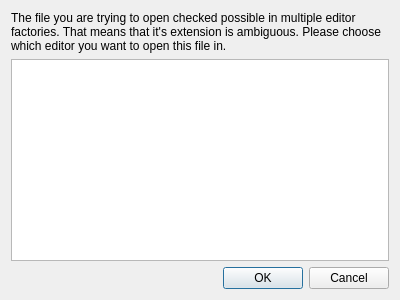
<?xml version="1.0" encoding="UTF-8"?>
<ui version="4.0">
 <class>MultiplePossibleFactoriesDialog</class>
 <widget class="QDialog" name="MultiplePossibleFactoriesDialog">
  <property name="windowModality">
   <enum>Qt::ApplicationModal</enum>
  </property>
  <property name="geometry">
   <rect>
    <x>0</x>
    <y>0</y>
    <width>400</width>
    <height>300</height>
   </rect>
  </property>
  <property name="windowTitle">
   <string>Multiple possible editors found!</string>
  </property>
  <layout class="QVBoxLayout" name="verticalLayout">
   <item>
    <widget class="QLabel" name="label">
     <property name="text">
      <string>The file you are trying to open checked possible in multiple editor factories. That means that it's extension is ambiguous. Please choose which editor you want to open this file in.</string>
     </property>
     <property name="wordWrap">
      <bool>true</bool>
     </property>
    </widget>
   </item>
   <item>
    <widget class="QListWidget" name="factoryChoice"/>
   </item>
   <item>
    <widget class="QDialogButtonBox" name="buttonBox">
     <property name="orientation">
      <enum>Qt::Horizontal</enum>
     </property>
     <property name="standardButtons">
      <set>QDialogButtonBox::Cancel|QDialogButtonBox::Ok</set>
     </property>
    </widget>
   </item>
  </layout>
 </widget>
 <resources/>
 <connections>
  <connection>
   <sender>buttonBox</sender>
   <signal>accepted()</signal>
   <receiver>MultiplePossibleFactoriesDialog</receiver>
   <slot>accept()</slot>
   <hints>
    <hint type="sourcelabel">
     <x>248</x>
     <y>254</y>
    </hint>
    <hint type="destinationlabel">
     <x>157</x>
     <y>274</y>
    </hint>
   </hints>
  </connection>
  <connection>
   <sender>buttonBox</sender>
   <signal>rejected()</signal>
   <receiver>MultiplePossibleFactoriesDialog</receiver>
   <slot>reject()</slot>
   <hints>
    <hint type="sourcelabel">
     <x>316</x>
     <y>260</y>
    </hint>
    <hint type="destinationlabel">
     <x>286</x>
     <y>274</y>
    </hint>
   </hints>
  </connection>
 </connections>
</ui>
